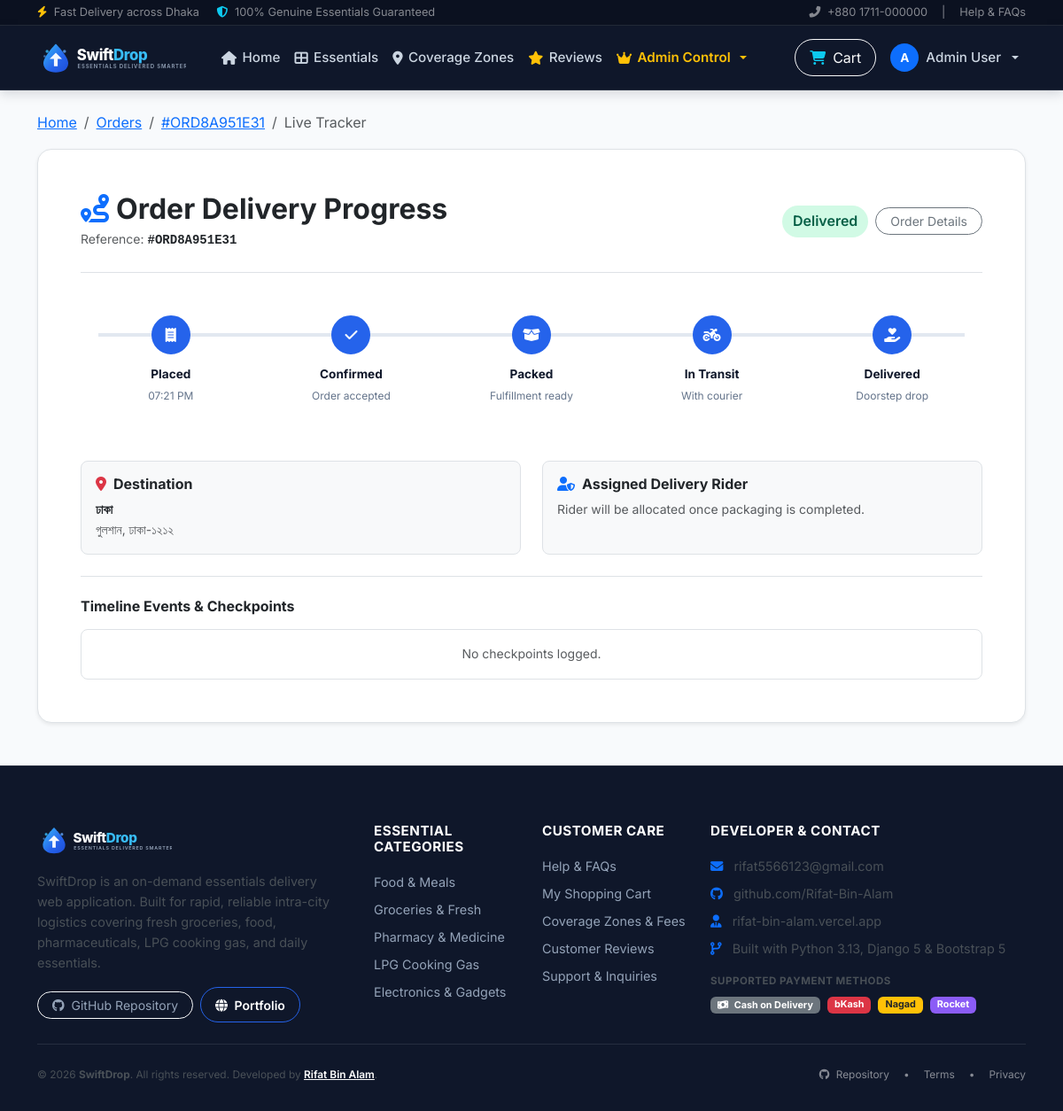
The page /orders/4/track/ (signed in) on the database as committed earlier.
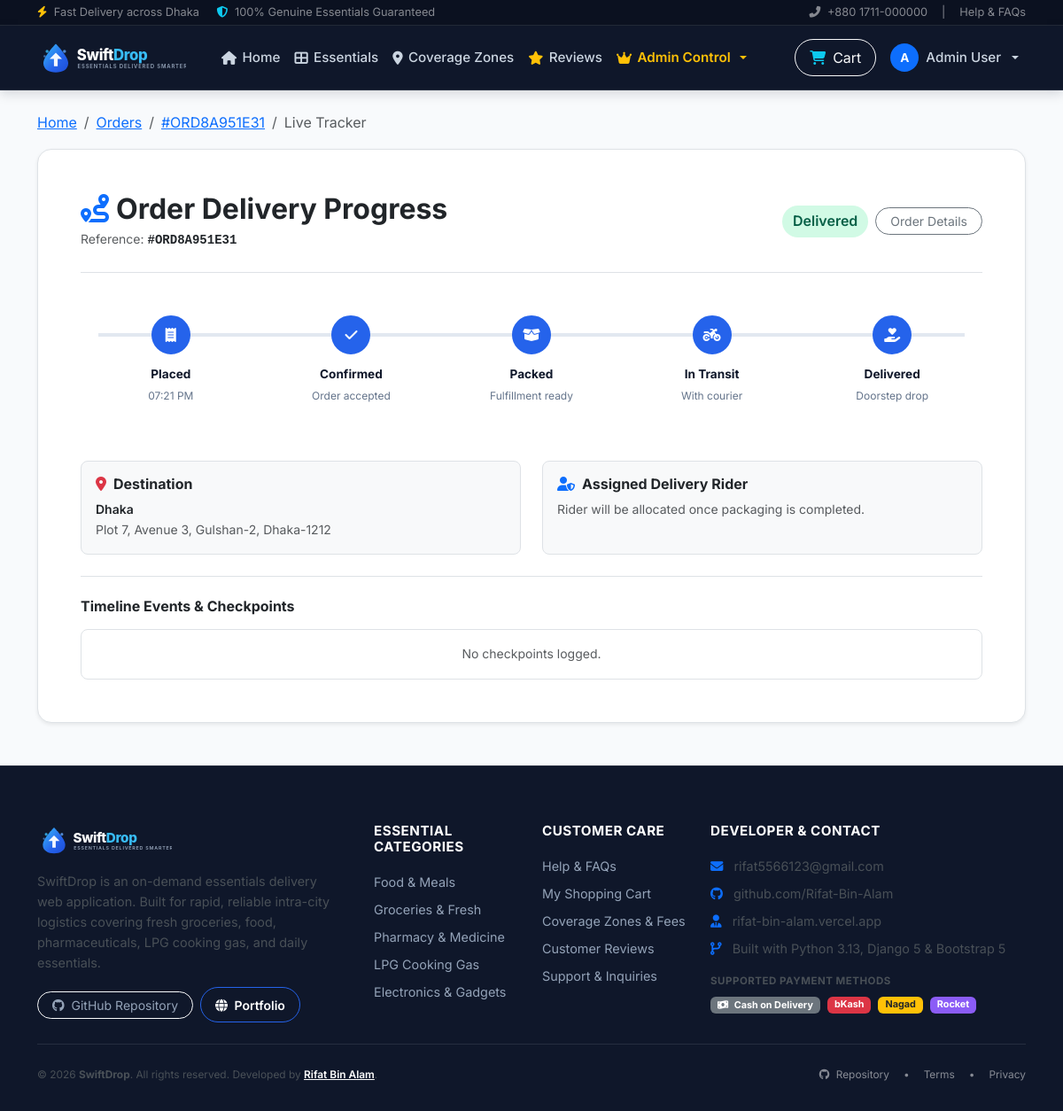
The same page on the database as committed later.
### orders/models.py (models this page shows, shortened)
class Order(models.Model):
    ORDER_STATUS_CHOICES = [
        ('pending', 'Pending Confirmation'),
        ('confirmed', 'Confirmed'),
        ('processing', 'Processing / Packed'),
        ('dispatched', 'Out for Delivery'),
        ('delivered', 'Delivered'),
        ('cancelled', 'Cancelled'),
        ('returned', 'Returned'),
    ]
    DELIVERY_TYPE_CHOICES = [
        ('instant', 'Instant Express'),
        ('scheduled', 'Scheduled Delivery'),
    ]
    order_number = models.CharField(
        max_length=24,
        unique=True,
        verbose_name=_('Order Reference')
    )
    customer = models.ForeignKey(
        User,
        on_delete=models.CASCADE,
        related_name='orders',
        verbose_name=_('Customer')
    )
    delivery_type = models.CharField(
        max_length=20,
        choices=DELIVERY_TYPE_CHOICES,
        default='instant',
        verbose_name=_('Delivery Option')
    )
    scheduled_delivery_time = models.DateTimeField(
        blank=True,
        null=True,
        verbose_name=_('Scheduled Time')
    )
    delivery_address = models.TextField(
        verbose_name=_('Delivery Address')
    )
    delivery_city = models.CharField(
        max_length=100,
        default='Dhaka',
        verbose_name=_('Delivery Area / City')
    )
    delivery_instructions = models.TextField(
        blank=True,
        null=True,
        verbose_name=_('Delivery Instructions')
    )
    status = models.CharField(
        max_length=20,
        choices=ORDER_STATUS_CHOICES,
        default='pending',
        verbose_name=_('Status')
    )
    total_amount = models.DecimalField(
        max_digits=10,
        decimal_places=2,
        validators=[MinValueValidator(0)],
        verbose_name=_('Total Amount (৳)')
    )
    delivery_fee = models.DecimalField(
        max_digits=8,
        decimal_places=2,
        default=50.00,
        validators=[MinValueValidator(0)],
        verbose_name=_('Delivery Fee (৳)')
    )
    special_instructions = models.TextField(
        blank=True,
        null=True,
        verbose_name=_('Special Instructions')
    )
    cancellation_reason = models.CharField(
        max_length=100,
        blank=True,
        null=True,
        verbose_name=_('Cancellation Reason')
    )
    cancellation_notes = models.TextField(
        blank=True,
        null=True,
        verbose_name=_('Cancellation Notes')
    )
    cancelled_at = models.DateTimeField(
        blank=True,
        null=True,
        verbose_name=_('Cancelled At')
    )
    cancelled_by = models.ForeignKey(
        User,
        on_delete=models.SET_NULL,
        null=True,
        blank=True,
        related_name='cancelled_orders',
        verbose_name=_('Cancelled By')
    )
    refund_preference = models.CharField(
        max_length=50,
        blank=True,
        null=True,
        verbose_name=_('Refund Preference')
    )
    created_at = models.DateTimeField(
        auto_now_add=True,
        verbose_name=_('Created At')
    )
    updated_at = models.DateTimeField(
        auto_now=True,
        verbose_name=_('Updated At')
    )
    class Meta:
        verbose_name = _('Order')
        verbose_name_plural = _('Orders')
        ordering = ['-created_at']

### orders/views.py (the view)
# urls.py: path('<int:pk>/track/', views.OrderTrackView.as_view(), name='order_track'),
class OrderTrackView(LoginRequiredMixin, DetailView):
    model = Order
    template_name = 'orders/order_track.html'
    context_object_name = 'order'
    def get_queryset(self):
        user = self.request.user
        if user.is_staff or user.is_superuser or getattr(user, 'user_type', None) == 'admin':
            return Order.objects.all()
        return Order.objects.filter(customer=user)
    def get_context_data(self, **kwargs):
        context = super().get_context_data(**kwargs)
        order = self.object
        context['history'] = order.status_history.order_by('created_at')
        if hasattr(order, 'delivery_assignment') and order.delivery_assignment:
            context['assignment'] = order.delivery_assignment
            context['updates'] = order.delivery_assignment.status_updates.order_by('timestamp')
        return context

### dashboard/context_processors.py (called while the page is built)
def swift_drop_context(request):
    cart_item_count = 0
    session_cart = request.session.get('cart', {})
    if isinstance(session_cart, dict):
        cart_item_count = sum(item.get('quantity', 0) for item in session_cart.values() if isinstance(item, dict))
    elif isinstance(session_cart, list):
        cart_item_count = sum(item.get('quantity', 0) for item in session_cart if isinstance(item, dict))
    return {
        'BRAND_NAME': getattr(settings, 'BRAND_NAME', 'SwiftDrop'),
        'TAGLINE': getattr(settings, 'TAGLINE', 'Your Essentials. Delivered Smarter.'),
        'CURRENCY_SYMBOL': getattr(settings, 'CURRENCY_SYMBOL', '৳'),
        'CURRENCY_CODE': getattr(settings, 'CURRENCY_CODE', 'BDT'),
        'session_cart_count': cart_item_count,
    }

### users/models.py (called while the page is built)
    @property
    def is_customer(self):
        return self.user_type == 'customer'

    @property
    def is_admin(self):
        return self.user_type == 'admin' or self.is_staff or self.is_superuser

    @property
    def is_delivery_agent(self):
        return self.user_type == 'delivery_agent'

### templates/orders/order_track.html (shortened to what the changed rows need)
{% extends 'base.html' %}
{% load static %}
{% block content %}
<div class="container py-4">
    <nav aria-label="breadcrumb">
        <ol class="breadcrumb small">
            <li class="breadcrumb-item"><a href="{% url 'orders:order_detail' order.id %}">#{{ order.order_number }}</a></li>
        </ol>
    </nav>
    <div class="card border shadow-sm rounded-4 mb-4">
        <div class="card-body p-lg-5 p-4">
            <div class="d-flex flex-column flex-md-row justify-content-between align-items-md-center gap-3 border-bottom pb-4 mb-4">
                <div>
                    <h2 class="fw-bold mb-1 text-dark">
                        <i class="fas fa-route text-primary me-2"></i>Order Delivery Progress
                    </h2>
                    <p class="text-muted small mb-0">Reference: <strong class="font-monospace text-dark">#{{ order.order_number }}</strong></p>
                </div>
                <div class="d-flex align-items-center gap-2">
                    <span class="badge-status status-{{ order.status }} fs-6">
                        {{ order.get_status_display }}
                    </span>
                    <a href="{% url 'orders:order_detail' order.id %}" class="btn btn-outline-secondary btn-sm rounded-pill px-3">
                        Order Details
                    </a>
                </div>
            </div>
            <div class="sd-timeline my-5">
                <div class="sd-timeline-step {% if order.status in 'pending confirmed processing dispatched delivered' %}completed{% endif %}">
                    <div class="sd-timeline-icon">
                        <i class="fas fa-receipt"></i>
                    </div>
                    <div class="sd-timeline-title">Placed</div>
                    <div class="sd-timeline-date">{{ order.created_at|date:"h:i A" }}</div>
                </div>
            </div>
            <div class="row g-4 pt-3">
                <div class="col-md-6">
                    <div class="p-3 bg-light rounded-3 h-100 border">
                        <h6 class="fw-bold text-dark mb-2"><i class="fas fa-map-marker-alt text-danger me-2"></i>Destination</h6>
                        <div class="text-dark small fw-semibold">{{ order.delivery_city }}</div>
                        <p class="text-muted small mb-0">{{ order.delivery_address }}</p>
                    </div>
                </div>
            </div>
        </div>
    </div>
</div>
{% endblock %}

Rows that differ between the two databases and show on the page:
changed Order "ORD8A951E31": delivery_city "ঢাকা" → "Dhaka"; delivery_address "গুলশান, ঢাকা-১২১২" → "Plot 7, Avenue 3, Gulshan-2, Dhaka-1212"
